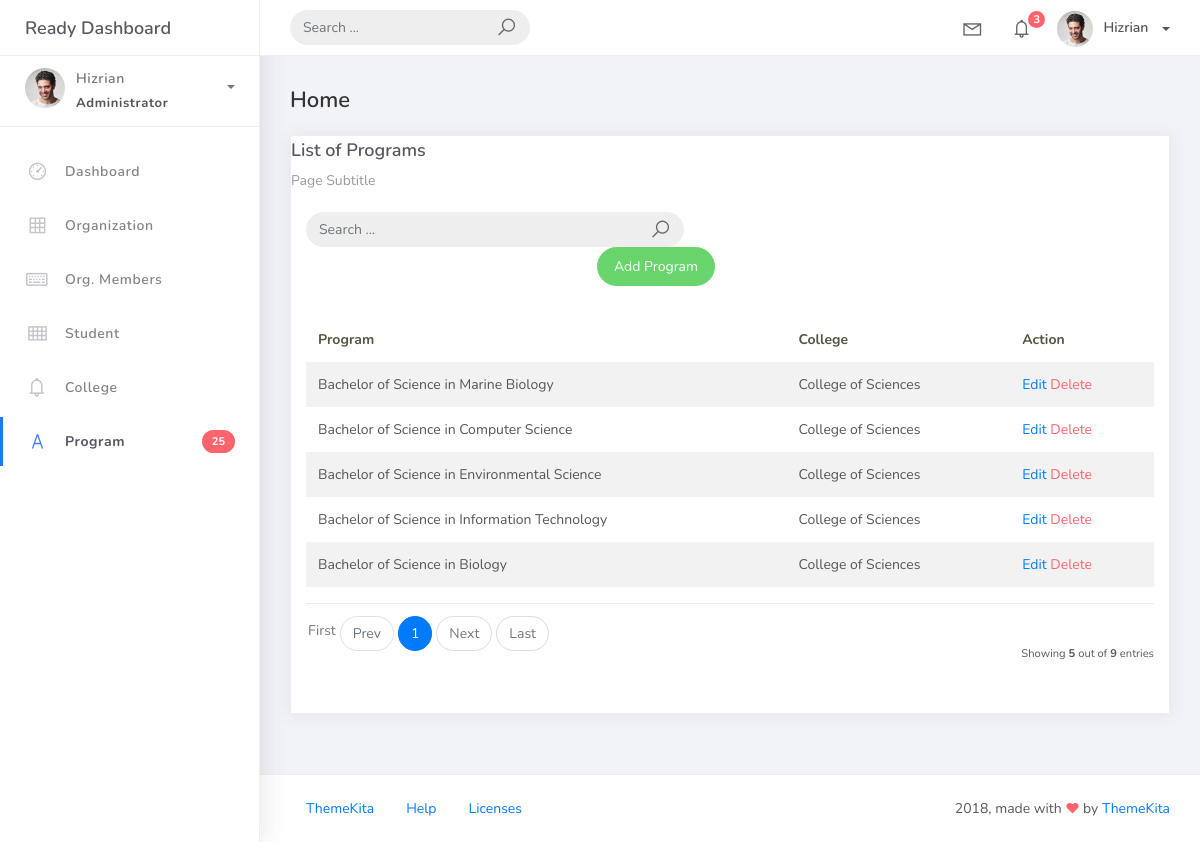
The page /program_list on the database its author committed.
### studentorg/models.py (models this page shows, shortened)
class BaseModel(models.Model):
    created_at = models.DateTimeField(auto_now_add=True, db_index=True)
    updated_at = models.DateTimeField(auto_now=True)
    class Meta:
        abstract = True

class Program(BaseModel):
    prog_name = models.CharField(max_length=150)
    college = models.ForeignKey(College, on_delete=models.CASCADE)

class College(BaseModel):
    college_name = models.CharField(max_length=150)
    def __str__(self):
        return self.college_name

### studentorg/views.py (the view)
# urls.py: path('program_list', ProgramList.as_view(), name='program-list'),
class ProgramList(ListView):
    model = Program
    context_object_name = 'program'
    template_name = 'program_list.html'
    paginate_by = 5
    def get_queryset(self, *args, **kwargs):
         qs = super(ProgramList, self).get_queryset(*args, **kwargs)
         if self.request.GET.get("q") != None:
             query = self.request.GET.get('q')
             qs = qs.filter(Q(name__icontains=query) |
                            Q(description__icontains=query))
         return qs

### templates/program_list.html
{% extends 'base.html' %} {% load static %} {% block content %}
<div class="content">
    <div class="container-fluid">
        <h4 class="page-title">Home</h4>
        <div class="row">
            <div class="col-md-12">
                <div class="card">
                    <div class="card-reader">
                        <div class="card-title">List of Programs</div>
                        <div class="card-category">Page Subtitle</div>
                    </div>
                    <br />
                            <div class="col-md-12 row">
                                <div class="col-md-6">
                                    <form class="navbar-left navbar-form nav-search mr-md-3" action="{% url 'program-list' %}">
                                        <div class="input-group">
                                            <input type="text" placeholder="Search ..." class="form-control" name="q" />
                                            <div class="input-group-append">
                                                <span class="input-group-text">
                                                    <i class="la la-search search-icon"></i>
                                                </span>
                                            </div>
                                        </div>
                                    </form>
                                </div>
                            </div>
                            <div class="col-md-6">
                                <div class="pull-right">
                                    <a href="{% url 'program-add' %}" class="btn btn-success btn-rounded">Add Program</a>
                                </div>
                            </div>
                    <div class="card-body">
                        <table class="table table-striped mt-3">
                            <thead>
                                <tr>
                                    <th scope="col">Program</th>
                                    <th scope="col">College</th>
                                    <th scope="col">Action</th>
                                </tr>
                            </thead>
                            <tbody>
                                {% for object in object_list %}
                                <tr>
                                    <td>{{ object.prog_name }}</td>
                                    <td>{{ object.college }}</td>
                                    <td>
                                        <a href="program_list/{{ object.id }}">Edit</a>
                                        <a href="program_list/{{ object.id }}/delete" class="text-danger">Delete</a>
                                    </td>
                                </tr>
                                {% empty %}
                                <tr>
                                    <td colspan="4" style="text-align: center">
                                        <p class="text-sm font-weight-bold mb-0">No Records Found</p>
                                    </td>
                                </tr>
                                {% endfor %}
                            </tbody>
                        </table>
                        {% include 'includes/pagination.html' %}
                    </div>
                </div>
            </div>
        </div>
    </div>
</div>
{% endblock %}

### rows shown on the page
Program: prog_name "Bachelor of Science in Marine Biology", college "College of Sciences"
Program: prog_name "Bachelor of Science in Computer Science", college "College of Sciences"
Program: prog_name "Bachelor of Science in Environmental Science", college "College of Sciences"
Program: prog_name "Bachelor of Science in Information Technology", college "College of Sciences"
Program: prog_name "Bachelor of Science in Biology", college "College of Sciences"

### other values the page prints
{{ page_num }} "1"
{{ object_list.count }} "5"
{{ paginator.count }} "9"
